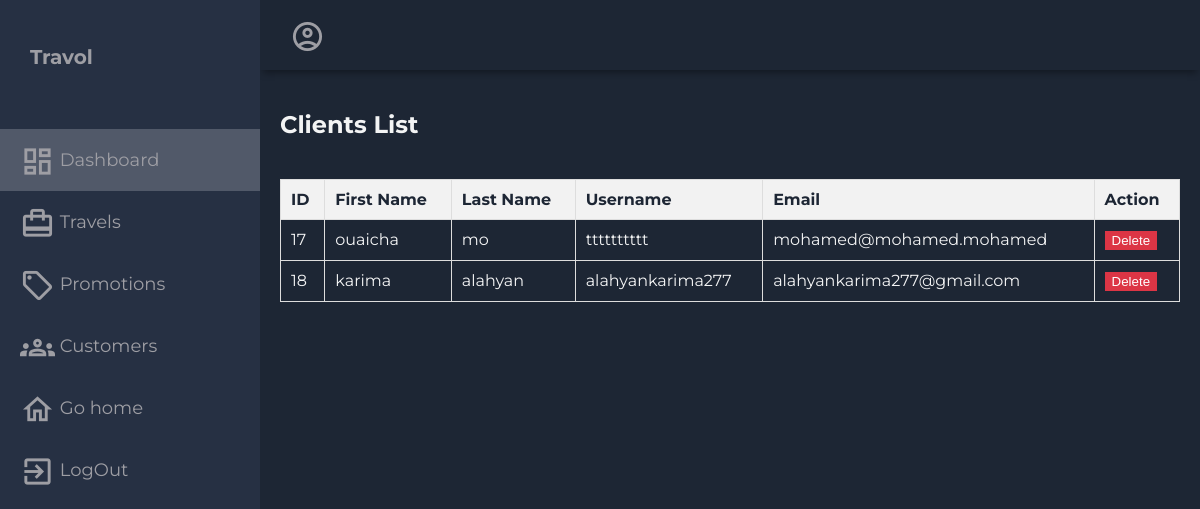
/clients/, run on the app's committed database.
### myfirstapp/models.py (models this page shows, shortened)
class CustomUser(AbstractUser):
    email = models.EmailField(unique=True)
    password = models.CharField(max_length=128)  # Use a more secure method for storing passwords
    birth_date = models.DateField(null=True, blank=True)
    first_name = models.CharField(max_length=30)
    last_name = models.CharField(max_length=30)
    groups = models.ManyToManyField(
        "auth.Group",
        related_name="customuser_set",
        blank=True,
        help_text="The groups this user belongs to. A user will get all permissions granted to each of their groups.",
        verbose_name="groups",
    )
    user_permissions = models.ManyToManyField(
        "auth.Permission",
        related_name="customuser_set",
        blank=True,
        help_text="Specific permissions for this user.",
        verbose_name="user permissions",
    )

### myfirstapp/views.py (the view)
# urls.py: path('clients/', client_list, name='client_list'),
def client_list(request):
    users = get_user_model().objects.filter(is_superuser=False)
    username = request.user.username
    context = {
        'username': username,
        'user_list': users,
    }
    return render(request, 'myfirstapp/Clients.html', context)

### myfirstapp/templates/myfirstapp/Clients.html (shortened to what this page needs)
{% load static %}
<!DOCTYPE html>
<html lang="en">
<head>
  <link rel="stylesheet" href="{% static 'css/dashboard.css' %}">
</head>
<body>
  <div class="grid-container">
    <header class="header">
      <div class="header-right">
        <span class="material-icons-outlined">account_circle</span>
      </div>
    </header>
    <aside id="sidebar">
      <div class="sidebar-title">
        <div class="sidebar-brand">
          Travol
        </div>
      </div>
      <ul class="sidebar-list">
        <li class="sidebar-list-item" id="aa">
          <a href="{% url 'administrator_dashboard' %}">
            <span class="material-icons-outlined">dashboard</span> Dashboard
          </a>
        </li>
        <li class="sidebar-list-item">
          <a href="{% url 'list_travels'%}">
            <span class="material-icons-outlined">card_travel</span> Travels
          </a>
        </li>
        <li class="sidebar-list-item">
          <a href="{% url 'add_promotion' %}">
            <span class="material-icons-outlined">local_offer</span> Promotions
          </a>
        </li>
        <li class="sidebar-list-item">
          <a href="{% url 'client_list' %}">
            <span class="material-icons-outlined">groups</span> Customers
          </a>
        </li>
        <li class="sidebar-list-item">
          <a href="{% url 'home_page' %}">
            <span class="material-icons-outlined">home</span> Go home
          </a>
        </li>
        <li class="sidebar-list-item">
          <a href="{% url 'logout_view' %}">
            <span class="material-icons-outlined">exit_to_app</span> LogOut
          </a>
        </li>
      </ul>
    </aside>
    {% block content %}
    <div class="main-container">
      <div class="main-title">
        <h2>Clients List</h2>
      </div>
      <div class="customer-list">
        <table class="table">
          <thead>
            <tr>
              <th>ID</th>
              <th>First Name</th>
              <th>Last Name</th>
              <th>Username</th>
              <th>Email</th>
              <th>Action</th>
            </tr>
          </thead>
          <tbody>
            {% for user in user_list %}
            <tr>
              <td>{{ user.id }}</td>
              <td>{{ user.first_name }}</td>
              <td>{{ user.last_name }}</td>
              <td>{{ user.username }}</td>
              <td>{{ user.email }}</td>
              <td>
                <form action="{% url 'delete_client' user.id %}" method="POST">
                  <button type="submit" class="btn btn-danger">Delete</button>
                </form>
              </td>
            </tr>
            {% endfor %}
          </tbody>
        </table>
      </div>
    </div>
    {% endblock %}
  </div>
</body>
</html>

### static/css/dashboard.css (style rules this page uses)
body { margin: 0; padding: 0; background-color: #1d2634; color: #9e9ea4; font-family: 'Montserrat', sans-serif; }
.material-icons-outlined { vertical-align: middle; line-height: 1px; font-size: 35px; }
.grid-container { display: grid; grid-template-columns: 260px 1fr 1fr 1fr; grid-template-rows: 0.2fr 3fr; grid-template-areas: 'sidebar header header header' 'sidebar main main main'; height: 100vh; }
.header { grid-area: header; height: 70px; display: flex; align-items: center; justify-content: space-between; padding: 0 30px 0 30px; box-shadow: 0 6px 7px -3px rgba(0, 0, 0, 0.35); }
#sidebar { grid-area: sidebar; height: 100%; background-color: #263043; overflow-y: auto; transition: all 0.5s; -webkit-transition: all 0.5s; }
.sidebar-title { display: flex; justify-content: space-between; align-items: center; padding: 30px 30px 30px 30px; margin-bottom: 30px; }
.sidebar-brand { margin-top: 15px; font-size: 20px; font-weight: 700; }
.sidebar-list { padding: 0; margin-top: 15px; list-style-type: none; }
.sidebar-list-item { padding: 20px 20px 20px 20px; font-size: 18px; }
#aa { background-color: rgba(255, 255, 255, 0.2); }
.sidebar-list-item>a { text-decoration: none; color: #9e9ea4; }
.main-container { grid-area: main; overflow-y: auto; padding: 20px 20px; color: rgba(255, 255, 255, 0.95); }
.main-title { display: flex; justify-content: space-between; }

### myfirstapp/templates/myfirstapp/Clients.html (style rules this page uses)
.customer-list { margin-top: 20px; }
.table { width: 100%; border-collapse: collapse; }
th, td { padding: 10px; border: 1px solid #ddd; text-align: left; }
th { background-color: #f2f2f2; color: #1d2634; }
.btn-danger { background-color: #dc3545; color: #fff; border: 1px solid #dc3545; }

### data on the page
CustomUser: id "17", first_name "ouaicha", last_name "mo", username "tttttttttt", email "mohamed@mohamed.mohamed"
CustomUser: id "18", first_name "karima", last_name "alahyan", username "alahyankarima277", email "alahyankarima277@gmail.com"
